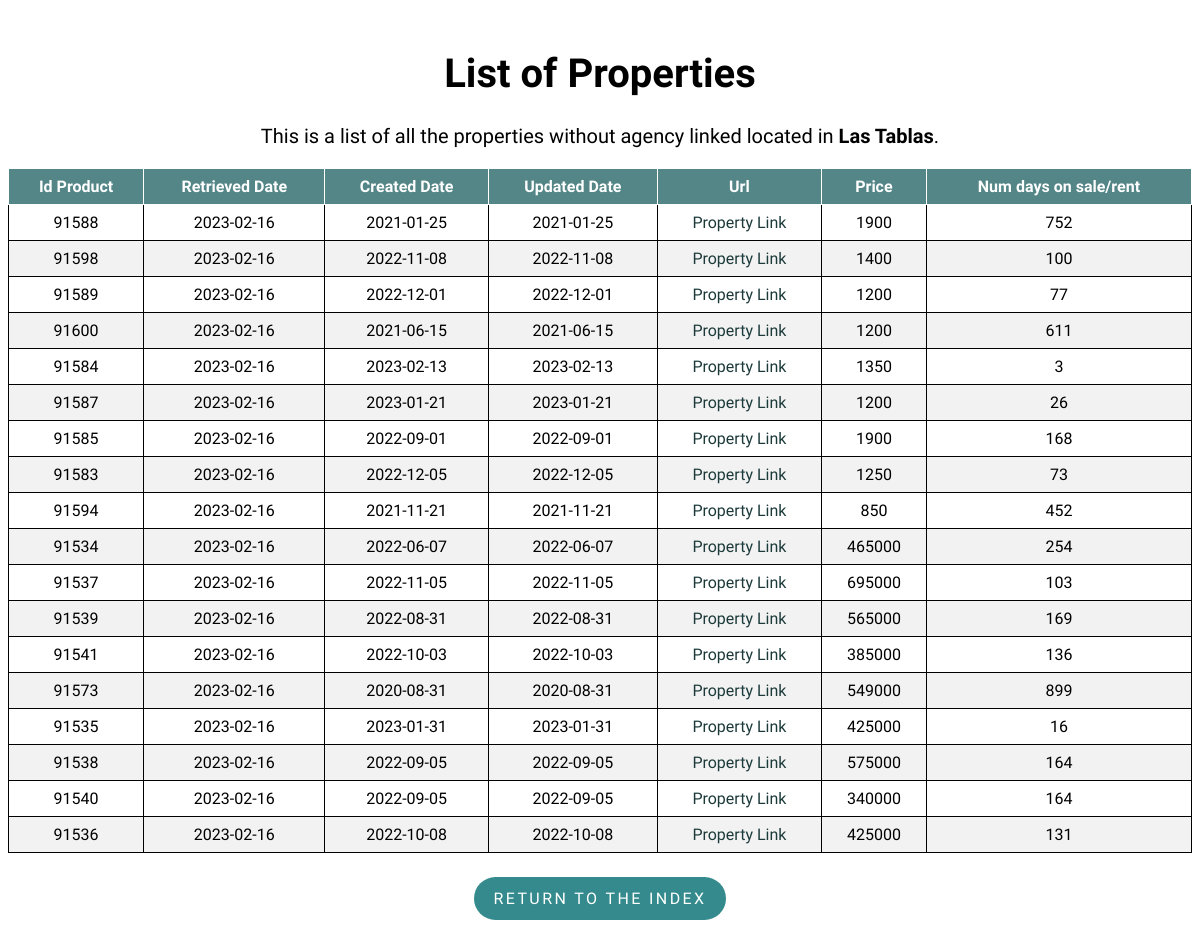
Screenshot of /property/Las Tablas with the database file from the repository.
### flask-app/read_db.py (models this page shows)
class Property(db.Model):
    __tablename__ = 'properties'
    id_product = db.Column(db.Integer, primary_key=True)
    retrieved_date = db.Column(db.Date)
    created_date = db.Column(db.Date)
    url = db.Column(db.Text)
    mobile = db.Column(db.Integer)
    agency = db.Column(db.Text)
    real_estate_id = db.Column(db.Integer)
    price = db.Column(db.Integer)
    type_id = db.Column(db.Integer)
    trans_type_id = db.Column(db.Integer)
    location = db.Column(db.Text)
    num_days = db.Column(db.Integer)
    updated_date = db.Column(db.Date)

### flask-app/read_db.py (the view)
@app.route('/property/<location>', methods=['GET', 'POST'])
def property(location):
    properties = Property.query.filter_by(
        type_id=1, location=location).order_by(Property.url).distinct()
    return render_template('list.html', properties=properties, location=location)

### flask-app/templates/list.html (shortened to what this page needs)
<!DOCTYPE html>
<html lang="en">
<head>
    <link rel="stylesheet" type="text/css" href="{{ url_for('static', filename='styles/style.css') }}">
    <link rel="stylesheet" type="text/css" href="{{ url_for('static', filename='styles/tablesort.css') }}">
</head>
<body>
    <h1 class="list_header" style="font-size:40px;">List of Properties</h1>
    <p class="list_header" style="margin-top: 25px;font-size:20px;">This is a list of all the properties without agency linked located in
        <strong>{{ location }}</strong>.
    </p>
    <table class="table table-sortable">
        <thead>
            <tr>
                <th>Id Product</th>
                <th>Retrieved Date</th>
                <th>Created Date</th>
                <th>Updated Date</th>
                <th>Url</th>
                <th>Price</th>
                <th>Num days on sale/rent</th>
            </tr>
        </thead>
        <tbody>
            {% for property in properties %}
            <tr>
                <td>{{ property.id_product }}</td>
                <td>{{ property.retrieved_date }}</td>
                <td>{{ property.created_date }}</td>
                <td>{{ property.updated_date }}</td>
                <td>
                    <a class="property_link" href={{ property.url }}>Property Link</a>
                </td>
                <td><a>{{ property.price }}</a></td>
                <td>{{ property.num_days }}</td>
            </tr>
            {% endfor %}
        </tbody>
    </table>
    <div class = "btn_container">
        <p class="return_btn"><a class = "btn_link" href="{{ url_for('index') }}">Return to the index</a></p>
    </div>
</body>
</html>

### flask-app/static/styles/style.css (style rules this page uses)
body { font-family: 'Muli','Open Sans','Open Sans-fallback',sans-serif; }
table, th, td { border: 1px solid; }
table { width: 100%; border-collapse: collapse; }
th, td { text-align: center; padding: 8px; }
tr:nth-child(even) { background-color: #f2f2f2 }
th { background-color: rgb(84, 134, 135); color: white; }
.index_header, .list_header { margin-top: 50px; text-align: center; }
a.property_link { text-decoration: none; }
a.property_link:link, a.property_link:visited { color: rgb(28, 58, 58); }
.return_btn { display: inline-block; padding: .75rem 1.25rem; border-radius: 10rem; text-transform: uppercase; font-size: 1rem; letter-spacing: .15rem; transition: all .3s; position: relative; overflow: hidden; z-index: 1; background-color: rgb(52, 138, 140); }
.btn_link { text-decoration: none; color: #fff; }
.btn_container { margin-top: 8px; display: flex; justify-content: center; align-items: center; }

### flask-app/static/styles/tablesort.css (style rules this page uses)
.table-sortable th { cursor: pointer; }

### rows the page displays
Property: id_product "91588", retrieved_date "2023-02-16", created_date "2021-01-25", updated_date "2021-01-25", price "1900", num_days "752"
Property: id_product "91598", retrieved_date "2023-02-16", created_date "2022-11-08", updated_date "2022-11-08", price "1400", num_days "100"
Property: id_product "91589", retrieved_date "2023-02-16", created_date "2022-12-01", updated_date "2022-12-01", price "1200", num_days "77"
Property: id_product "91600", retrieved_date "2023-02-16", created_date "2021-06-15", updated_date "2021-06-15", price "1200", num_days "611"
Property: id_product "91584", retrieved_date "2023-02-16", created_date "2023-02-13", updated_date "2023-02-13", price "1350", num_days "3"
Property: id_product "91587", retrieved_date "2023-02-16", created_date "2023-01-21", updated_date "2023-01-21", price "1200", num_days "26"
Property: id_product "91585", retrieved_date "2023-02-16", created_date "2022-09-01", updated_date "2022-09-01", price "1900", num_days "168"
Property: id_product "91583", retrieved_date "2023-02-16", created_date "2022-12-05", updated_date "2022-12-05", price "1250", num_days "73"
Property: id_product "91594", retrieved_date "2023-02-16", created_date "2021-11-21", updated_date "2021-11-21", price "850", num_days "452"
Property: id_product "91534", retrieved_date "2023-02-16", created_date "2022-06-07", updated_date "2022-06-07", price "465000", num_days "254"
Property: id_product "91537", retrieved_date "2023-02-16", created_date "2022-11-05", updated_date "2022-11-05", price "695000", num_days "103"
Property: id_product "91539", retrieved_date "2023-02-16", created_date "2022-08-31", updated_date "2022-08-31", price "565000", num_days "169"
Property: id_product "91541", retrieved_date "2023-02-16", created_date "2022-10-03", updated_date "2022-10-03", price "385000", num_days "136"
Property: id_product "91573", retrieved_date "2023-02-16", created_date "2020-08-31", updated_date "2020-08-31", price "549000", num_days "899"
Property: id_product "91535", retrieved_date "2023-02-16", created_date "2023-01-31", updated_date "2023-01-31", price "425000", num_days "16"
Property: id_product "91538", retrieved_date "2023-02-16", created_date "2022-09-05", updated_date "2022-09-05", price "575000", num_days "164"
Property: id_product "91540", retrieved_date "2023-02-16", created_date "2022-09-05", updated_date "2022-09-05", price "340000", num_days "164"
Property: id_product "91536", retrieved_date "2023-02-16", created_date "2022-10-08", updated_date "2022-10-08", price "425000", num_days "131"

### other values shown
{{ location }} "Las Tablas"
